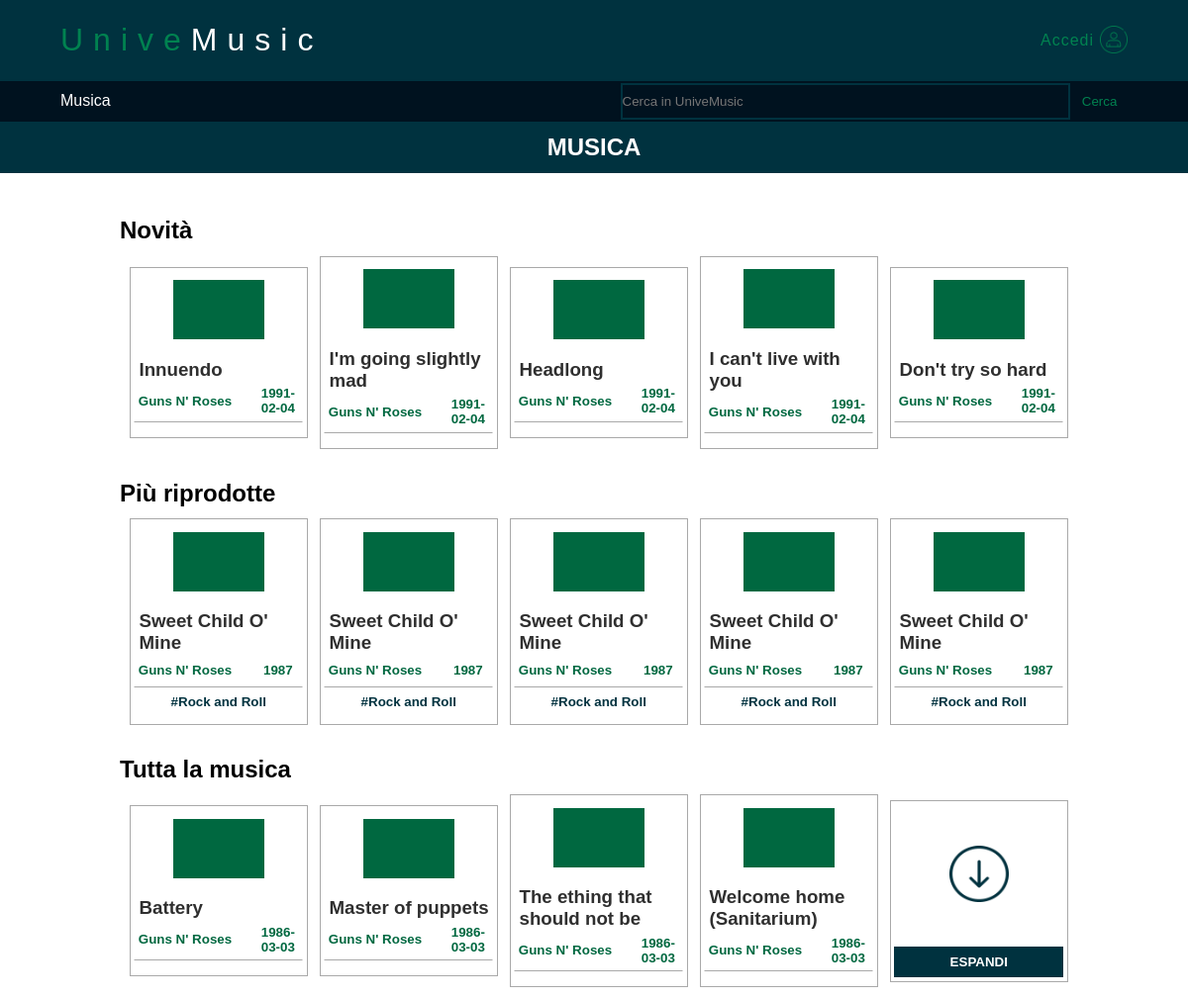
The page / on the database its author committed.
### tables this page shows
CREATE TABLE "Canzoni" (
	"IdCanzone" INTEGER NOT NULL, 
	"Titolo" VARCHAR(32) NOT NULL, 
	"Rilascio" DATE NOT NULL, 
	"Durata" INTEGER NOT NULL, 
	"Colore" VARCHAR(32) NOT NULL, 
	"Lingua" VARCHAR(32) NOT NULL, 
	"IdArtista" INTEGER NOT NULL, 
	PRIMARY KEY ("IdCanzone"), 
	FOREIGN KEY("IdArtista") REFERENCES "Artisti" ("IdUtente") ON DELETE CASCADE ON UPDATE CASCADE
);

### main.py (the view, shortened to what this page needs)
@app.route('/')
def home():
    conn = engine.connect()
    rs = conn.execute('SELECT IdCanzone, Titolo, Rilascio FROM Canzoni')
    all_songs = rs.fetchall()
    rs = conn.execute('SELECT IdCanzone, Titolo, Rilascio FROM Canzoni ORDER BY Rilascio DESC LIMIT 5')
    latest_songs = rs.fetchall()
    most_played_songs = [{'Titolo': "Sweet Child O' Mine", 'Anno': 1987, 'Tag': "#Rock and Roll"},
                         {'Titolo': "Sweet Child O' Mine", 'Anno': 1987, 'Tag': "#Rock and Roll"},
                         {'Titolo': "Sweet Child O' Mine", 'Anno': 1987, 'Tag': "#Rock and Roll"},
                         {'Titolo': "Sweet Child O' Mine", 'Anno': 1987, 'Tag': "#Rock and Roll"},
                         {'Titolo': "Sweet Child O' Mine", 'Anno': 1987, 'Tag': "#Rock and Roll"}] #Implementare query che ritorna le 5 canzoni più riprodotte
    conn.close()
    return render_template("Index.html", all_songs=all_songs, latest_songs=latest_songs, most_played_songs=most_played_songs)

### main.py (called while the page is built)
@app.context_processor
def inject_enumerate():
    return dict(enumerate=enumerate, str=str, len=len)

### templates/Index.html (shortened to what this page needs)
{% extends "Base.html" %}
{% block pagebody %}
        <div id="container2">
            <h2 id="subtitle">MUSICA</h2>
        </div>
        <div id="container3">
            <table class="tabella3">
                <tr><td colspan="5"><h2 class="text-section">Novità</h2></td></tr>
                <tr>
                    {% for i,song in enumerate(latest_songs) %}
                    <td>
                        <table class="tabella4" onmouseover="Select('S2_ID_A_{{i}}', 'S2_ID_B_{{i}}')" onmouseout="Deselect('S2_ID_A_{{i}}', 'S2_ID_B_{{i}}')">
                            <tr><td class="img-cell" colspan="2"><div class="img"></div></td></tr>
                            <tr><td class="manual-title-cell" colspan="2"><h3 class="manual-title">{{song.Titolo}}</h3></td></tr>
                            <tr>
                                <td class="footprint">
                                    <h4 class="footprint-text"> Guns N' Roses </h4>
                                </td>
                                <td class="footprint-anno">
                                    <h5 class="footprint-text-anno"> {{song.Rilascio}} </h5>
                                </td>
                            </tr>
                            <tr>
                                <td colspan="2" class="footprint-hastag" colspan="2" id="S2_ID_A_{{i}}">
                                </td>
                            </tr>
                        </table>
                    </td>
                    {% endfor %}
                </tr>
                <tr><td colspan="5"><h2 class="text-section">Più riprodotte</h2></td></tr>
                <tr>
                    {% for i,song in enumerate(most_played_songs) %}
                    <td>
                        <table class="tabella4" onmouseover="Select('S3_ID_A_{{i}}', 'S3_ID_B_{{i}}')" onmouseout="Deselect('S3_ID_A_{{i}}', 'S3_ID_B_{{i}}')">
                            <tr><td class="img-cell" colspan="2"><div class="img"></div></td></tr>
                            <tr><td class="manual-title-cell" colspan="2"><h3 class="manual-title">{{song.Titolo}}</h3></td></tr>
                            <tr>
                                <td class="footprint">
                                    <h4 class="footprint-text"> Guns N' Roses </h4>
                                </td>
                                <td class="footprint-anno">
                                    <h5 class="footprint-text-anno"> {{song.Anno}} </h5>
                                </td>
                            </tr>
                            <tr>
                                <td colspan="2" class="footprint-hastag" colspan="2" id="S3_ID_A_{{i}}">
                                    <h5 class="footprint-text-hastag"> {{song.Tag}} </h5>
                                </td>
                            </tr>
                        </table>
                    </td>
                    {% endfor %}
                </tr>
                <tr><td colspan="5"><h2 class="text-section">Tutta la musica</h2></td></tr>
                {% for i,song in enumerate(all_songs) %}
                {% if i!=0 and i%5== 0 %}
                </tr>
                {% endif %}
                {% if i%5 == 0 %}
                <tr>
                {% endif %}
                    {% if i >= 4 %}
                    <td style="display: none;" class="altri">
                    {% else %}
                    <td>
                    {% endif %}
                        <table class="tabella4" onmouseover="Select('S4_ID_A_{{i}}', 'S4_ID_B_{{i}}')" onmouseout="Deselect('S4_ID_A_{{i}}', 'S4_ID_B_{{i}}')">
                            <tr><td class="img-cell" colspan="2"><div class="img"></div></td></tr>
                            <tr><td class="manual-title-cell" colspan="2"><h3 class="manual-title">{{song.Titolo}}</h3></td></tr>
                            <tr>
                                <td class="footprint">
                                    <h4 class="footprint-text"> Guns N' Roses </h4>
                                </td>
                                <td class="footprint-anno">
                                        <h5 class="footprint-text-anno"> {{song.Rilascio}} </h5>
                                </td>
                            </tr>
                            <tr>
                                <td colspan="2" class="footprint-hastag" colspan="2" id="S4_ID_A_{{i}}">
                                </td>
                            </tr>
                        </table>
                    </td>
                    {% if i==4 %}
                    <td id="ESPANDI">
                        <table class="tabella4">
                            <tr><td class="manual-title-cell" colspan="2"><h3 class="manual-title" style="color: white;">-</h3></td></tr>
                            <tr><td class="img-cell" colspan="2"><img id="img2" src="{{ url_for('static', filename='Img/down-arrow.png') }}"></td></tr>
                            <tr>
                                <td class="footprint">
                                    <h4 class="footprint-text" style="color: white;"> - </h4>
                                </td>
                                <td class="footprint-anno">
                                    <h5 class="footprint-text-anno" style="color: white;"> - </h5>
                                </td>
                            </tr><tr>
                                <td colspan="2" style="background-color: #00323F; color: white;" class="footprint-hastag-bis" id="ESPANDI-BUTTON"
                                onmousedown="Espandi()" onmouseover="Select_Espandi('ESPANDI-BUTTON')" onmouseout="DeSelect_Espandi('ESPANDI-BUTTON')">
                                    <h5 class="footprint-text-hastag"> ESPANDI </h5>
                                </td>
                            </tr>
                        </table>
                    </td>
                    {% endif %}
                {% endfor %}
                </tr>
            </table>
        </div>
{% endblock%}

### static/stile.css (style rules this page uses)
html { height: 100%; }
body { height: 100%; margin: 0%; border-collapse: collapse; position: relative; }
#container2 { background-color: #00323F; text-align: center; width: 100%; height: auto; }
#subtitle { font-family: sans-serif; color: white; margin: 0%; padding: 1%; }
#container3 { width: 100%; margin-top: 2%; margin-bottom: 2%; }
.tabella3 { width: 80%; margin-left: 10%; margin-top: 0%; border-collapse: collapse; table-layout: fixed; }
.manual-title { font-family: Helvetica; font-weight:bold; margin-top: 5%; margin-left: 3%; margin-bottom: 0%; padding: 0%; color: #2F2F2F; }
.tabella4 { width: 95%; border-collapse: separate; border: 1px solid darkgray; margin-bottom: 5%; margin-top: 0%; margin-left: 5%; margin-right: 0%; padding: 1%; background-color: white; }
.img { width: 60%; height: 60px; margin-left: 20%; background-color: #006840; }
#img2 { width: 60px; height: 57px; margin: 0%; }
.img-cell { text-align: center; padding: 5%; margin: 0%; }
.manual-title-cell { padding: 0%; }
.footprint { width: 70%; font-family: Helvetica; font-size:smaller; text-align: left; }
.footprint-text { padding: 0%; margin-left: 3%; margin-bottom: 5%; margin-top: 5%; color: #006840; overflow: hidden; text-overflow: ellipsis; white-space: nowrap; }
.footprint-text-anno { font-family: Helvetica; font-size:smaller; padding: 0%; margin-bottom: 5%; margin-top: 5%; color: #006840; text-align: center; }
.text-section { font-family: Helvetica; font-weight:bold; margin-left: 0%; margin-top: 2%; margin-bottom: 1%; padding: 0%; }
.footprint-hastag { border: 1px solid white; border-top: 1px solid darkgray; display: table-cell; color: #00323F; }
.footprint-text-hastag { font-family: Helvetica; font-weight:bold; font-size:smaller; padding: 0%; text-align: center; margin-top: 4%; margin-bottom: 4%; }

### rows shown on the page
Canzoni: Titolo "Innuendo", Rilascio "1991-02-04"
Canzoni: Titolo "I'm going slightly mad", Rilascio "1991-02-04"
Canzoni: Titolo "Headlong", Rilascio "1991-02-04"
Canzoni: Titolo "I can't live with you", Rilascio "1991-02-04"
Canzoni: Titolo "Don't try so hard", Rilascio "1991-02-04"
Canzoni: Titolo "Battery", Rilascio "1986-03-03"
Canzoni: Titolo "Master of puppets", Rilascio "1986-03-03"
Canzoni: Titolo "The ething that should not be", Rilascio "1986-03-03"
Canzoni: Titolo "Welcome home (Sanitarium)", Rilascio "1986-03-03"

### other values the page prints
{{ song.Titolo }} "Sweet Child O' Mine" "Sweet Child O' Mine" "Sweet Child O' Mine" "Sweet Child O' Mine" "Sweet Child O' Mine"
{{ song.Anno }} "1987" "1987" "1987" "1987" "1987"
{{ song.Tag }} "#Rock and Roll" "#Rock and Roll" "#Rock and Roll" "#Rock and Roll" "#Rock and Roll"
